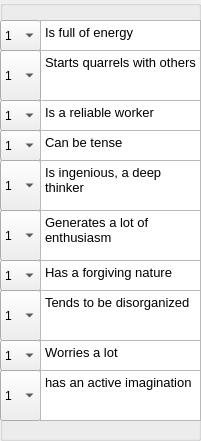
    <widget class="QGroupBox" name="groupBox_3">
     <property name="geometry">
      <rect>
       <x>240</x>
       <y>130</y>
       <width>201</width>
       <height>441</height>
      </rect>
     </property>
     <property name="title">
      <string/>
     </property>
     <widget class="QComboBox" name="comboBox_13">
      <property name="geometry">
       <rect>
        <x>0</x>
        <y>100</y>
        <width>41</width>
        <height>31</height>
       </rect>
      </property>
      <item>
       <property name="text">
        <string>1</string>
       </property>
      </item>
      <item>
       <property name="text">
        <string>2</string>
       </property>
      </item>
      <item>
       <property name="text">
        <string>3</string>
       </property>
      </item>
      <item>
       <property name="text">
        <string>4</string>
       </property>
      </item>
      <item>
       <property name="text">
        <string>5</string>
       </property>
      </item>
     </widget>
     <widget class="QComboBox" name="comboBox_14">
      <property name="geometry">
       <rect>
        <x>0</x>
        <y>130</y>
        <width>41</width>
        <height>31</height>
       </rect>
      </property>
      <item>
       <property name="text">
        <string>1</string>
       </property>
      </item>
      <item>
       <property name="text">
        <string>2</string>
       </property>
      </item>
      <item>
       <property name="text">
        <string>3</string>
       </property>
      </item>
      <item>
       <property name="text">
        <string>4</string>
       </property>
      </item>
      <item>
       <property name="text">
        <string>5</string>
       </property>
      </item>
     </widget>
     <widget class="QComboBox" name="comboBox_15">
      <property name="geometry">
       <rect>
        <x>0</x>
        <y>160</y>
        <width>41</width>
        <height>51</height>
       </rect>
      </property>
      <item>
       <property name="text">
        <string>1</string>
       </property>
      </item>
      <item>
       <property name="text">
        <string>2</string>
       </property>
      </item>
      <item>
       <property name="text">
        <string>3</string>
       </property>
      </item>
      <item>
       <property name="text">
        <string>4</string>
       </property>
      </item>
      <item>
       <property name="text">
        <string>5</string>
       </property>
      </item>
     </widget>
     <widget class="QComboBox" name="comboBox_16">
      <property name="geometry">
       <rect>
        <x>0</x>
        <y>210</y>
        <width>41</width>
        <height>51</height>
       </rect>
      </property>
      <item>
       <property name="text">
        <string>1</string>
       </property>
      </item>
      <item>
       <property name="text">
        <string>2</string>
       </property>
      </item>
      <item>
       <property name="text">
        <string>3</string>
       </property>
      </item>
      <item>
       <property name="text">
        <string>4</string>
       </property>
      </item>
      <item>
       <property name="text">
        <string>5</string>
       </property>
      </item>
     </widget>
     <widget class="QComboBox" name="comboBox_17">
      <property name="geometry">
       <rect>
        <x>0</x>
        <y>260</y>
        <width>41</width>
        <height>31</height>
       </rect>
      </property>
      <item>
       <property name="text">
        <string>1</string>
       </property>
      </item>
      <item>
       <property name="text">
        <string>2</string>
       </property>
      </item>
      <item>
       <property name="text">
        <string>3</string>
       </property>
      </item>
      <item>
       <property name="text">
        <string>4</string>
       </property>
      </item>
      <item>
       <property name="text">
        <string>5</string>
       </property>
      </item>
     </widget>
     <widget class="QComboBox" name="comboBox_18">
      <property name="geometry">
       <rect>
        <x>0</x>
        <y>290</y>
        <width>41</width>
        <height>51</height>
       </rect>
      </property>
      <item>
       <property name="text">
        <string>1</string>
       </property>
      </item>
      <item>
       <property name="text">
        <string>2</string>
       </property>
      </item>
      <item>
       <property name="text">
        <string>3</string>
       </property>
      </item>
      <item>
       <property name="text">
        <string>4</string>
       </property>
      </item>
      <item>
       <property name="text">
        <string>5</string>
       </property>
      </item>
     </widget>
     <widget class="QComboBox" name="comboBox_19">
      <property name="geometry">
       <rect>
        <x>0</x>
        <y>340</y>
        <width>41</width>
        <height>31</height>
       </rect>
      </property>
      <item>
       <property name="text">
        <string>1</string>
       </property>
      </item>
      <item>
       <property name="text">
        <string>2</string>
       </property>
      </item>
      <item>
       <property name="text">
        <string>3</string>
       </property>
      </item>
      <item>
       <property name="text">
        <string>4</string>
       </property>
      </item>
      <item>
       <property name="text">
        <string>5</string>
       </property>
      </item>
     </widget>
     <widget class="QTextBrowser" name="textBrowser_28">
      <property name="geometry">
       <rect>
        <x>40</x>
        <y>50</y>
        <width>161</width>
        <height>51</height>
       </rect>
      </property>
      <property name="html">
       <string>&lt;!DOCTYPE HTML PUBLIC &quot;-//W3C//DTD HTML 4.0//EN&quot; &quot;http://www.w3.org/TR/REC-html40/strict.dtd&quot;&gt;
&lt;html&gt;&lt;head&gt;&lt;meta name=&quot;qrichtext&quot; content=&quot;1&quot; /&gt;&lt;style type=&quot;text/css&quot;&gt;
p, li { white-space: pre-wrap; }
&lt;/style&gt;&lt;/head&gt;&lt;body style=&quot; font-family:'Sans'; font-size:10pt; font-weight:400; font-style:normal;&quot;&gt;
&lt;p style=&quot; margin-top:0px; margin-bottom:0px; margin-left:0px; margin-right:0px; -qt-block-indent:0; text-indent:0px;&quot;&gt;Starts quarrels with others&lt;/p&gt;&lt;/body&gt;&lt;/html&gt;</string>
      </property>
     </widget>
     <widget class="QComboBox" name="comboBox_12">
      <property name="geometry">
       <rect>
        <x>0</x>
        <y>50</y>
        <width>41</width>
        <height>51</height>
       </rect>
      </property>
      <item>
       <property name="text">
        <string>1</string>
       </property>
      </item>
      <item>
       <property name="text">
        <string>2</string>
       </property>
      </item>
      <item>
       <property name="text">
        <string>3</string>
       </property>
      </item>
      <item>
       <property name="text">
        <string>4</string>
       </property>
      </item>
      <item>
       <property name="text">
        <string>5</string>
       </property>
      </item>
     </widget>
     <widget class="QComboBox" name="comboBox_11">
      <property name="geometry">
       <rect>
        <x>0</x>
        <y>20</y>
        <width>41</width>
        <height>31</height>
       </rect>
      </property>
      <item>
       <property name="text">
        <string>1</string>
       </property>
      </item>
      <item>
       <property name="text">
        <string>2</string>
       </property>
      </item>
      <item>
       <property name="text">
        <string>3</string>
       </property>
      </item>
      <item>
       <property name="text">
        <string>4</string>
       </property>
      </item>
      <item>
       <property name="text">
        <string>5</string>
       </property>
      </item>
     </widget>
     <widget class="QTextBrowser" name="textBrowser_27">
      <property name="geometry">
       <rect>
        <x>40</x>
        <y>20</y>
        <width>161</width>
        <height>31</height>
       </rect>
      </property>
      <property name="html">
       <string>&lt;!DOCTYPE HTML PUBLIC &quot;-//W3C//DTD HTML 4.0//EN&quot; &quot;http://www.w3.org/TR/REC-html40/strict.dtd&quot;&gt;
&lt;html&gt;&lt;head&gt;&lt;meta name=&quot;qrichtext&quot; content=&quot;1&quot; /&gt;&lt;style type=&quot;text/css&quot;&gt;
p, li { white-space: pre-wrap; }
&lt;/style&gt;&lt;/head&gt;&lt;body style=&quot; font-family:'Sans'; font-size:10pt; font-weight:400; font-style:normal;&quot;&gt;
&lt;p style=&quot; margin-top:0px; margin-bottom:0px; margin-left:0px; margin-right:0px; -qt-block-indent:0; text-indent:0px;&quot;&gt;Is full of energy&lt;/p&gt;&lt;/body&gt;&lt;/html&gt;</string>
      </property>
     </widget>
     <widget class="QTextBrowser" name="textBrowser_29">
      <property name="geometry">
       <rect>
        <x>40</x>
        <y>100</y>
        <width>161</width>
        <height>31</height>
       </rect>
      </property>
      <property name="html">
       <string>&lt;!DOCTYPE HTML PUBLIC &quot;-//W3C//DTD HTML 4.0//EN&quot; &quot;http://www.w3.org/TR/REC-html40/strict.dtd&quot;&gt;
&lt;html&gt;&lt;head&gt;&lt;meta name=&quot;qrichtext&quot; content=&quot;1&quot; /&gt;&lt;style type=&quot;text/css&quot;&gt;
p, li { white-space: pre-wrap; }
&lt;/style&gt;&lt;/head&gt;&lt;body style=&quot; font-family:'Sans'; font-size:10pt; font-weight:400; font-style:normal;&quot;&gt;
&lt;p style=&quot; margin-top:0px; margin-bottom:0px; margin-left:0px; margin-right:0px; -qt-block-indent:0; text-indent:0px;&quot;&gt;Is a reliable worker&lt;/p&gt;&lt;/body&gt;&lt;/html&gt;</string>
      </property>
     </widget>
     <widget class="QTextBrowser" name="textBrowser_30">
      <property name="geometry">
       <rect>
        <x>40</x>
        <y>130</y>
        <width>161</width>
        <height>31</height>
       </rect>
      </property>
      <property name="html">
       <string>&lt;!DOCTYPE HTML PUBLIC &quot;-//W3C//DTD HTML 4.0//EN&quot; &quot;http://www.w3.org/TR/REC-html40/strict.dtd&quot;&gt;
&lt;html&gt;&lt;head&gt;&lt;meta name=&quot;qrichtext&quot; content=&quot;1&quot; /&gt;&lt;style type=&quot;text/css&quot;&gt;
p, li { white-space: pre-wrap; }
&lt;/style&gt;&lt;/head&gt;&lt;body style=&quot; font-family:'Sans'; font-size:10pt; font-weight:400; font-style:normal;&quot;&gt;
&lt;p style=&quot; margin-top:0px; margin-bottom:0px; margin-left:0px; margin-right:0px; -qt-block-indent:0; text-indent:0px;&quot;&gt;Can be tense&lt;/p&gt;&lt;/body&gt;&lt;/html&gt;</string>
      </property>
     </widget>
     <widget class="QTextBrowser" name="textBrowser_31">
      <property name="geometry">
       <rect>
        <x>40</x>
        <y>160</y>
        <width>161</width>
        <height>51</height>
       </rect>
      </property>
      <property name="html">
       <string>&lt;!DOCTYPE HTML PUBLIC &quot;-//W3C//DTD HTML 4.0//EN&quot; &quot;http://www.w3.org/TR/REC-html40/strict.dtd&quot;&gt;
&lt;html&gt;&lt;head&gt;&lt;meta name=&quot;qrichtext&quot; content=&quot;1&quot; /&gt;&lt;style type=&quot;text/css&quot;&gt;
p, li { white-space: pre-wrap; }
&lt;/style&gt;&lt;/head&gt;&lt;body style=&quot; font-family:'Sans'; font-size:10pt; font-weight:400; font-style:normal;&quot;&gt;
&lt;p style=&quot; margin-top:0px; margin-bottom:0px; margin-left:0px; margin-right:0px; -qt-block-indent:0; text-indent:0px;&quot;&gt;Is ingenious, a deep thinker&lt;/p&gt;&lt;/body&gt;&lt;/html&gt;</string>
      </property>
     </widget>
     <widget class="QTextBrowser" name="textBrowser_32">
      <property name="geometry">
       <rect>
        <x>40</x>
        <y>210</y>
        <width>161</width>
        <height>51</height>
       </rect>
      </property>
      <property name="html">
       <string>&lt;!DOCTYPE HTML PUBLIC &quot;-//W3C//DTD HTML 4.0//EN&quot; &quot;http://www.w3.org/TR/REC-html40/strict.dtd&quot;&gt;
&lt;html&gt;&lt;head&gt;&lt;meta name=&quot;qrichtext&quot; content=&quot;1&quot; /&gt;&lt;style type=&quot;text/css&quot;&gt;
p, li { white-space: pre-wrap; }
&lt;/style&gt;&lt;/head&gt;&lt;body style=&quot; font-family:'Sans'; font-size:10pt; font-weight:400; font-style:normal;&quot;&gt;
&lt;p style=&quot; margin-top:0px; margin-bottom:0px; margin-left:0px; margin-right:0px; -qt-block-indent:0; text-indent:0px;&quot;&gt;Generates a lot of enthusiasm&lt;/p&gt;&lt;/body&gt;&lt;/html&gt;</string>
      </property>
     </widget>
     <widget class="QTextBrowser" name="textBrowser_33">
      <property name="geometry">
       <rect>
        <x>40</x>
        <y>260</y>
        <width>161</width>
        <height>31</height>
       </rect>
      </property>
      <property name="html">
       <string>&lt;!DOCTYPE HTML PUBLIC &quot;-//W3C//DTD HTML 4.0//EN&quot; &quot;http://www.w3.org/TR/REC-html40/strict.dtd&quot;&gt;
&lt;html&gt;&lt;head&gt;&lt;meta name=&quot;qrichtext&quot; content=&quot;1&quot; /&gt;&lt;style type=&quot;text/css&quot;&gt;
p, li { white-space: pre-wrap; }
&lt;/style&gt;&lt;/head&gt;&lt;body style=&quot; font-family:'Sans'; font-size:10pt; font-weight:400; font-style:normal;&quot;&gt;
&lt;p style=&quot; margin-top:0px; margin-bottom:0px; margin-left:0px; margin-right:0px; -qt-block-indent:0; text-indent:0px;&quot;&gt;Has a forgiving nature&lt;/p&gt;&lt;/body&gt;&lt;/html&gt;</string>
      </property>
     </widget>
     <widget class="QTextBrowser" name="textBrowser_34">
      <property name="geometry">
       <rect>
        <x>40</x>
        <y>290</y>
        <width>161</width>
        <height>51</height>
       </rect>
      </property>
      <property name="html">
       <string>&lt;!DOCTYPE HTML PUBLIC &quot;-//W3C//DTD HTML 4.0//EN&quot; &quot;http://www.w3.org/TR/REC-html40/strict.dtd&quot;&gt;
&lt;html&gt;&lt;head&gt;&lt;meta name=&quot;qrichtext&quot; content=&quot;1&quot; /&gt;&lt;style type=&quot;text/css&quot;&gt;
p, li { white-space: pre-wrap; }
&lt;/style&gt;&lt;/head&gt;&lt;body style=&quot; font-family:'Sans'; font-size:10pt; font-weight:400; font-style:normal;&quot;&gt;
&lt;p style=&quot; margin-top:0px; margin-bottom:0px; margin-left:0px; margin-right:0px; -qt-block-indent:0; text-indent:0px;&quot;&gt;Tends to be disorganized&lt;/p&gt;&lt;/body&gt;&lt;/html&gt;</string>
      </property>
     </widget>
     <widget class="QTextBrowser" name="textBrowser_35">
      <property name="geometry">
       <rect>
        <x>40</x>
        <y>340</y>
        <width>161</width>
        <height>31</height>
       </rect>
      </property>
      <property name="html">
       <string>&lt;!DOCTYPE HTML PUBLIC &quot;-//W3C//DTD HTML 4.0//EN&quot; &quot;http://www.w3.org/TR/REC-html40/strict.dtd&quot;&gt;
&lt;html&gt;&lt;head&gt;&lt;meta name=&quot;qrichtext&quot; content=&quot;1&quot; /&gt;&lt;style type=&quot;text/css&quot;&gt;
p, li { white-space: pre-wrap; }
&lt;/style&gt;&lt;/head&gt;&lt;body style=&quot; font-family:'Sans'; font-size:10pt; font-weight:400; font-style:normal;&quot;&gt;
&lt;p style=&quot; margin-top:0px; margin-bottom:0px; margin-left:0px; margin-right:0px; -qt-block-indent:0; text-indent:0px;&quot;&gt;Worries a lot&lt;/p&gt;&lt;/body&gt;&lt;/html&gt;</string>
      </property>
     </widget>
     <widget class="QComboBox" name="comboBox_20">
      <property name="geometry">
       <rect>
        <x>0</x>
        <y>370</y>
        <width>41</width>
        <height>51</height>
       </rect>
      </property>
      <item>
       <property name="text">
        <string>1</string>
       </property>
      </item>
      <item>
       <property name="text">
        <string>2</string>
       </property>
      </item>
      <item>
       <property name="text">
        <string>3</string>
       </property>
      </item>
      <item>
       <property name="text">
        <string>4</string>
       </property>
      </item>
      <item>
       <property name="text">
        <string>5</string>
       </property>
      </item>
     </widget>
     <widget class="QTextBrowser" name="textBrowser_36">
      <property name="geometry">
       <rect>
        <x>40</x>
        <y>370</y>
        <width>161</width>
        <height>51</height>
       </rect>
      </property>
      <property name="html">
       <string>&lt;!DOCTYPE HTML PUBLIC &quot;-//W3C//DTD HTML 4.0//EN&quot; &quot;http://www.w3.org/TR/REC-html40/strict.dtd&quot;&gt;
&lt;html&gt;&lt;head&gt;&lt;meta name=&quot;qrichtext&quot; content=&quot;1&quot; /&gt;&lt;style type=&quot;text/css&quot;&gt;
p, li { white-space: pre-wrap; }
&lt;/style&gt;&lt;/head&gt;&lt;body style=&quot; font-family:'Sans'; font-size:10pt; font-weight:400; font-style:normal;&quot;&gt;
&lt;p style=&quot; margin-top:0px; margin-bottom:0px; margin-left:0px; margin-right:0px; -qt-block-indent:0; text-indent:0px;&quot;&gt;has an active imagination&lt;/p&gt;&lt;/body&gt;&lt;/html&gt;</string>
      </property>
     </widget>
    </widget>
